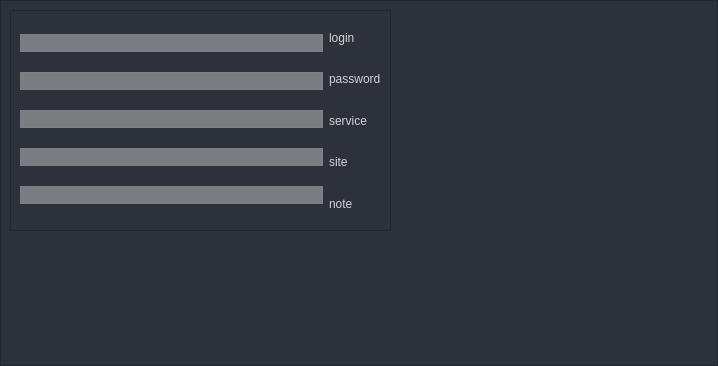
<?xml version="1.0" encoding="UTF-8"?>
<ui version="4.0">
 <class>Dialog</class>
 <widget class="QDialog" name="Dialog">
  <property name="geometry">
   <rect>
    <x>0</x>
    <y>0</y>
    <width>718</width>
    <height>366</height>
   </rect>
  </property>
  <property name="windowTitle">
   <string>Dialog</string>
  </property>
  <property name="styleSheet">
   <string notr="true">background: transparent;
color: rgb(210, 210, 210);</string>
  </property>
  <layout class="QHBoxLayout" name="horizontalLayout">
   <property name="spacing">
    <number>0</number>
   </property>
   <property name="leftMargin">
    <number>0</number>
   </property>
   <property name="topMargin">
    <number>0</number>
   </property>
   <property name="rightMargin">
    <number>0</number>
   </property>
   <property name="bottomMargin">
    <number>0</number>
   </property>
   <item>
    <widget class="QWidget" name="widget" native="true">
     <property name="styleSheet">
      <string notr="true">background: transparent;
color: rgb(210, 210, 210);
background-color: rgb(44, 49, 60);</string>
     </property>
     <layout class="QVBoxLayout" name="verticalLayout">
      <property name="spacing">
       <number>0</number>
      </property>
      <property name="leftMargin">
       <number>0</number>
      </property>
      <property name="topMargin">
       <number>0</number>
      </property>
      <property name="rightMargin">
       <number>0</number>
      </property>
      <property name="bottomMargin">
       <number>0</number>
      </property>
      <item>
       <widget class="QFrame" name="mainFrame">
        <property name="styleSheet">
         <string notr="true"/>
        </property>
        <property name="frameShape">
         <enum>QFrame::StyledPanel</enum>
        </property>
        <property name="frameShadow">
         <enum>QFrame::Raised</enum>
        </property>
        <widget class="QFrame" name="frame">
         <property name="geometry">
          <rect>
           <x>10</x>
           <y>10</y>
           <width>381</width>
           <height>221</height>
          </rect>
         </property>
         <property name="frameShape">
          <enum>QFrame::StyledPanel</enum>
         </property>
         <property name="frameShadow">
          <enum>QFrame::Raised</enum>
         </property>
         <layout class="QHBoxLayout" name="horizontalLayout_2">
          <item>
           <layout class="QVBoxLayout" name="inputLayout">
            <item>
             <widget class="QLineEdit" name="line_login">
              <property name="styleSheet">
               <string notr="true">QLineEdit {
    border: 1px solid gray; /* Цвет границы */
    border-radius: 10px; /* Радиус скругления для создания полукруглых краев */
    background-color: rgba(200, 200, 200, 0.5); /* Замутненный серый фон */
}
</string>
              </property>
              <property name="text">
               <string/>
              </property>
             </widget>
            </item>
            <item>
             <widget class="QLineEdit" name="line_password">
              <property name="styleSheet">
               <string notr="true">QLineEdit {
    border: 1px solid gray; /* Цвет границы */
    border-radius: 10px; /* Радиус скругления для создания полукруглых краев */
    background-color: rgba(200, 200, 200, 0.5); /* Замутненный серый фон */
}
</string>
              </property>
             </widget>
            </item>
            <item>
             <widget class="QLineEdit" name="line_service">
              <property name="styleSheet">
               <string notr="true">QLineEdit {
    border: 1px solid gray; /* Цвет границы */
    border-radius: 10px; /* Радиус скругления для создания полукруглых краев */
    background-color: rgba(200, 200, 200, 0.5); /* Замутненный серый фон */
}
</string>
              </property>
             </widget>
            </item>
            <item>
             <widget class="QLineEdit" name="line_site">
              <property name="styleSheet">
               <string notr="true">QLineEdit {
    border: 1px solid gray; /* Цвет границы */
    border-radius: 10px; /* Радиус скругления для создания полукруглых краев */
    background-color: rgba(200, 200, 200, 0.5); /* Замутненный серый фон */
}
</string>
              </property>
             </widget>
            </item>
            <item>
             <widget class="QLineEdit" name="lineEdit_note">
              <property name="styleSheet">
               <string notr="true">QLineEdit {
    border: 1px solid gray; /* Цвет границы */
    border-radius: 10px; /* Радиус скругления для создания полукруглых краев */
    background-color: rgba(200, 200, 200, 0.5); /* Замутненный серый фон */
}
</string>
              </property>
             </widget>
            </item>
           </layout>
          </item>
          <item>
           <layout class="QVBoxLayout" name="labelLayout">
            <item>
             <widget class="QLabel" name="label">
              <property name="text">
               <string>login</string>
              </property>
             </widget>
            </item>
            <item>
             <widget class="QLabel" name="label_2">
              <property name="text">
               <string>password</string>
              </property>
             </widget>
            </item>
            <item>
             <widget class="QLabel" name="label_3">
              <property name="text">
               <string>service</string>
              </property>
             </widget>
            </item>
            <item>
             <widget class="QLabel" name="label_4">
              <property name="text">
               <string>site</string>
              </property>
             </widget>
            </item>
            <item>
             <widget class="QLabel" name="label_5">
              <property name="text">
               <string>note</string>
              </property>
             </widget>
            </item>
           </layout>
          </item>
         </layout>
        </widget>
       </widget>
      </item>
     </layout>
    </widget>
   </item>
  </layout>
 </widget>
 <resources/>
 <connections/>
</ui>
